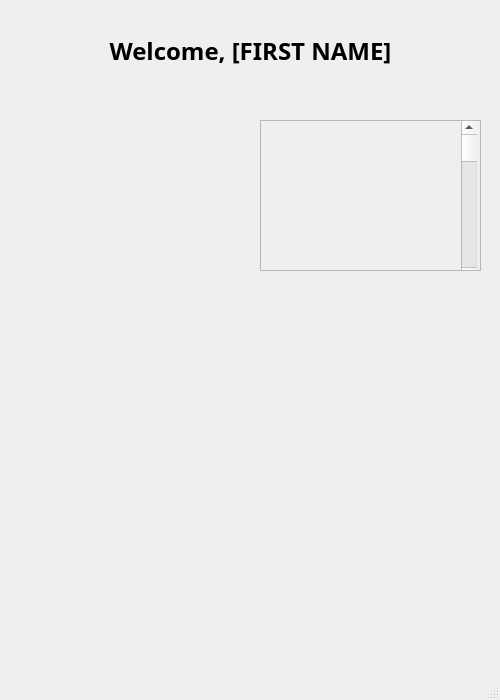
<?xml version="1.0" encoding="UTF-8"?>
<ui version="4.0">
 <class>MainWindow</class>
 <widget class="QMainWindow" name="MainWindow">
  <property name="geometry">
   <rect>
    <x>0</x>
    <y>0</y>
    <width>500</width>
    <height>700</height>
   </rect>
  </property>
  <property name="minimumSize">
   <size>
    <width>500</width>
    <height>700</height>
   </size>
  </property>
  <property name="maximumSize">
   <size>
    <width>500</width>
    <height>700</height>
   </size>
  </property>
  <property name="windowTitle">
   <string>ATM</string>
  </property>
  <widget class="QWidget" name="centralwidget">
   <widget class="QStackedWidget" name="stackedWidget">
    <property name="geometry">
     <rect>
      <x>0</x>
      <y>0</y>
      <width>500</width>
      <height>700</height>
     </rect>
    </property>
    <property name="minimumSize">
     <size>
      <width>500</width>
      <height>700</height>
     </size>
    </property>
    <property name="maximumSize">
     <size>
      <width>500</width>
      <height>700</height>
     </size>
    </property>
    <property name="currentIndex">
     <number>2</number>
    </property>
    <widget class="QWidget" name="screen_login">
     <widget class="QLabel" name="label_ATM">
      <property name="geometry">
       <rect>
        <x>180</x>
        <y>30</y>
        <width>131</width>
        <height>71</height>
       </rect>
      </property>
      <property name="font">
       <font>
        <family>Bahnschrift SemiLight</family>
        <pointsize>30</pointsize>
        <weight>75</weight>
        <bold>true</bold>
       </font>
      </property>
      <property name="text">
       <string>ATM</string>
      </property>
      <property name="alignment">
       <set>Qt::AlignCenter</set>
      </property>
     </widget>
     <widget class="QLabel" name="label_first_name">
      <property name="geometry">
       <rect>
        <x>70</x>
        <y>180</y>
        <width>81</width>
        <height>21</height>
       </rect>
      </property>
      <property name="font">
       <font>
        <family>Bahnschrift SemiLight</family>
        <pointsize>11</pointsize>
        <weight>50</weight>
        <bold>false</bold>
       </font>
      </property>
      <property name="text">
       <string>First Name</string>
      </property>
      <property name="alignment">
       <set>Qt::AlignCenter</set>
      </property>
     </widget>
     <widget class="QLabel" name="label_login_instructions">
      <property name="geometry">
       <rect>
        <x>70</x>
        <y>90</y>
        <width>351</width>
        <height>21</height>
       </rect>
      </property>
      <property name="font">
       <font>
        <family>Bahnschrift SemiLight</family>
        <pointsize>9</pointsize>
        <weight>50</weight>
        <italic>true</italic>
        <bold>false</bold>
       </font>
      </property>
      <property name="text">
       <string>Please enter your account details to log in.</string>
      </property>
      <property name="alignment">
       <set>Qt::AlignCenter</set>
      </property>
     </widget>
     <widget class="QLineEdit" name="input_first_name">
      <property name="geometry">
       <rect>
        <x>70</x>
        <y>210</y>
        <width>361</width>
        <height>31</height>
       </rect>
      </property>
     </widget>
     <widget class="QLineEdit" name="input_last_name">
      <property name="geometry">
       <rect>
        <x>70</x>
        <y>290</y>
        <width>361</width>
        <height>31</height>
       </rect>
      </property>
     </widget>
     <widget class="QLabel" name="label_last_name">
      <property name="geometry">
       <rect>
        <x>70</x>
        <y>260</y>
        <width>81</width>
        <height>21</height>
       </rect>
      </property>
      <property name="font">
       <font>
        <family>Bahnschrift SemiLight</family>
        <pointsize>11</pointsize>
        <weight>50</weight>
        <bold>false</bold>
       </font>
      </property>
      <property name="text">
       <string>Last Name</string>
      </property>
      <property name="alignment">
       <set>Qt::AlignCenter</set>
      </property>
     </widget>
     <widget class="QLineEdit" name="input_password">
      <property name="geometry">
       <rect>
        <x>70</x>
        <y>370</y>
        <width>361</width>
        <height>31</height>
       </rect>
      </property>
     </widget>
     <widget class="QLabel" name="label_password">
      <property name="geometry">
       <rect>
        <x>60</x>
        <y>340</y>
        <width>91</width>
        <height>21</height>
       </rect>
      </property>
      <property name="font">
       <font>
        <family>Bahnschrift SemiLight</family>
        <pointsize>11</pointsize>
        <weight>50</weight>
        <bold>false</bold>
       </font>
      </property>
      <property name="text">
       <string>Password</string>
      </property>
      <property name="alignment">
       <set>Qt::AlignCenter</set>
      </property>
     </widget>
     <widget class="QPushButton" name="button_login">
      <property name="geometry">
       <rect>
        <x>70</x>
        <y>430</y>
        <width>361</width>
        <height>41</height>
       </rect>
      </property>
      <property name="font">
       <font>
        <family>Bahnschrift SemiLight</family>
        <pointsize>12</pointsize>
       </font>
      </property>
      <property name="text">
       <string>LOGIN</string>
      </property>
     </widget>
     <widget class="QLabel" name="label_signup_instructions">
      <property name="geometry">
       <rect>
        <x>30</x>
        <y>580</y>
        <width>241</width>
        <height>31</height>
       </rect>
      </property>
      <property name="font">
       <font>
        <family>Bahnschrift SemiLight</family>
        <pointsize>9</pointsize>
        <weight>50</weight>
        <italic>true</italic>
        <bold>false</bold>
       </font>
      </property>
      <property name="text">
       <string>Don't have an account? Create one!</string>
      </property>
      <property name="alignment">
       <set>Qt::AlignCenter</set>
      </property>
     </widget>
     <widget class="QPushButton" name="button_create_account">
      <property name="geometry">
       <rect>
        <x>270</x>
        <y>580</y>
        <width>181</width>
        <height>31</height>
       </rect>
      </property>
      <property name="font">
       <font>
        <family>Bahnschrift SemiLight</family>
        <pointsize>12</pointsize>
       </font>
      </property>
      <property name="text">
       <string>CREATE ACCOUNT</string>
      </property>
     </widget>
    </widget>
    <widget class="QWidget" name="screen_create_account">
     <widget class="QLabel" name="label_create_account">
      <property name="geometry">
       <rect>
        <x>60</x>
        <y>30</y>
        <width>371</width>
        <height>71</height>
       </rect>
      </property>
      <property name="font">
       <font>
        <family>Bahnschrift SemiLight</family>
        <pointsize>28</pointsize>
        <weight>75</weight>
        <bold>true</bold>
       </font>
      </property>
      <property name="text">
       <string>CREATE ACCOUNT</string>
      </property>
      <property name="alignment">
       <set>Qt::AlignCenter</set>
      </property>
     </widget>
     <widget class="QLineEdit" name="input_last_name_2">
      <property name="geometry">
       <rect>
        <x>70</x>
        <y>290</y>
        <width>361</width>
        <height>31</height>
       </rect>
      </property>
     </widget>
     <widget class="QLineEdit" name="input_password_2">
      <property name="geometry">
       <rect>
        <x>70</x>
        <y>370</y>
        <width>361</width>
        <height>31</height>
       </rect>
      </property>
     </widget>
     <widget class="QPushButton" name="button_confirm">
      <property name="geometry">
       <rect>
        <x>260</x>
        <y>430</y>
        <width>171</width>
        <height>41</height>
       </rect>
      </property>
      <property name="font">
       <font>
        <family>Bahnschrift SemiLight</family>
        <pointsize>12</pointsize>
       </font>
      </property>
      <property name="text">
       <string>CONFIRM</string>
      </property>
     </widget>
     <widget class="QLineEdit" name="input_first_name_2">
      <property name="geometry">
       <rect>
        <x>70</x>
        <y>210</y>
        <width>361</width>
        <height>31</height>
       </rect>
      </property>
     </widget>
     <widget class="QLabel" name="label_last_name_2">
      <property name="geometry">
       <rect>
        <x>70</x>
        <y>260</y>
        <width>81</width>
        <height>21</height>
       </rect>
      </property>
      <property name="font">
       <font>
        <family>Bahnschrift SemiLight</family>
        <pointsize>11</pointsize>
        <weight>50</weight>
        <bold>false</bold>
       </font>
      </property>
      <property name="text">
       <string>Last Name</string>
      </property>
      <property name="alignment">
       <set>Qt::AlignCenter</set>
      </property>
     </widget>
     <widget class="QLabel" name="label_password_2">
      <property name="geometry">
       <rect>
        <x>60</x>
        <y>340</y>
        <width>91</width>
        <height>21</height>
       </rect>
      </property>
      <property name="font">
       <font>
        <family>Bahnschrift SemiLight</family>
        <pointsize>11</pointsize>
        <weight>50</weight>
        <bold>false</bold>
       </font>
      </property>
      <property name="text">
       <string>Password</string>
      </property>
      <property name="alignment">
       <set>Qt::AlignCenter</set>
      </property>
     </widget>
     <widget class="QLabel" name="label_first_name_2">
      <property name="geometry">
       <rect>
        <x>70</x>
        <y>180</y>
        <width>81</width>
        <height>21</height>
       </rect>
      </property>
      <property name="font">
       <font>
        <family>Bahnschrift SemiLight</family>
        <pointsize>11</pointsize>
        <weight>50</weight>
        <bold>false</bold>
       </font>
      </property>
      <property name="text">
       <string>First Name</string>
      </property>
      <property name="alignment">
       <set>Qt::AlignCenter</set>
      </property>
     </widget>
     <widget class="QLabel" name="label_create_account_instructions">
      <property name="geometry">
       <rect>
        <x>70</x>
        <y>90</y>
        <width>351</width>
        <height>21</height>
       </rect>
      </property>
      <property name="font">
       <font>
        <family>Bahnschrift SemiLight</family>
        <pointsize>9</pointsize>
        <weight>50</weight>
        <italic>true</italic>
        <bold>false</bold>
       </font>
      </property>
      <property name="text">
       <string>Please enter account details to sign up.</string>
      </property>
      <property name="alignment">
       <set>Qt::AlignCenter</set>
      </property>
     </widget>
     <widget class="QPushButton" name="button_back">
      <property name="geometry">
       <rect>
        <x>70</x>
        <y>430</y>
        <width>171</width>
        <height>41</height>
       </rect>
      </property>
      <property name="font">
       <font>
        <family>Bahnschrift SemiLight</family>
        <pointsize>12</pointsize>
       </font>
      </property>
      <property name="text">
       <string>BACK</string>
      </property>
     </widget>
     <widget class="QLabel" name="label_confirm_output">
      <property name="geometry">
       <rect>
        <x>90</x>
        <y>520</y>
        <width>321</width>
        <height>71</height>
       </rect>
      </property>
      <property name="font">
       <font>
        <family>Bahnschrift SemiLight</family>
        <pointsize>9</pointsize>
        <weight>75</weight>
        <italic>false</italic>
        <bold>true</bold>
       </font>
      </property>
      <property name="text">
       <string>Thank you for signing up! Please go back to the main menu to log in.</string>
      </property>
      <property name="textFormat">
       <enum>Qt::AutoText</enum>
      </property>
      <property name="alignment">
       <set>Qt::AlignCenter</set>
      </property>
      <property name="wordWrap">
       <bool>true</bool>
      </property>
     </widget>
    </widget>
    <widget class="QWidget" name="screen_ATM">
     <widget class="QLabel" name="label_welcome">
      <property name="geometry">
       <rect>
        <x>20</x>
        <y>30</y>
        <width>461</width>
        <height>41</height>
       </rect>
      </property>
      <property name="font">
       <font>
        <family>Bahnschrift SemiLight</family>
        <pointsize>18</pointsize>
        <weight>75</weight>
        <bold>true</bold>
       </font>
      </property>
      <property name="text">
       <string>Welcome, [FIRST NAME]</string>
      </property>
      <property name="alignment">
       <set>Qt::AlignCenter</set>
      </property>
     </widget>
     <widget class="QScrollArea" name="scroll_history">
      <property name="geometry">
       <rect>
        <x>260</x>
        <y>120</y>
        <width>221</width>
        <height>151</height>
       </rect>
      </property>
      <property name="font">
       <font>
        <pointsize>8</pointsize>
       </font>
      </property>
      <property name="lineWidth">
       <number>1</number>
      </property>
      <property name="midLineWidth">
       <number>0</number>
      </property>
      <property name="widgetResizable">
       <bool>true</bool>
      </property>
      <widget class="QWidget" name="scrollAreaWidgetContents">
       <property name="geometry">
        <rect>
         <x>0</x>
         <y>0</y>
         <width>219</width>
         <height>149</height>
        </rect>
       </property>
       <widget class="QScrollBar" name="scroll_bar">
        <property name="geometry">
         <rect>
          <x>200</x>
          <y>0</y>
          <width>16</width>
          <height>160</height>
         </rect>
        </property>
        <property name="orientation">
         <enum>Qt::Vertical</enum>
        </property>
       </widget>
      </widget>
     </widget>
    </widget>
   </widget>
  </widget>
  <widget class="QMenuBar" name="menubar">
   <property name="geometry">
    <rect>
     <x>0</x>
     <y>0</y>
     <width>500</width>
     <height>21</height>
    </rect>
   </property>
  </widget>
  <widget class="QStatusBar" name="statusbar"/>
 </widget>
 <resources/>
 <connections/>
</ui>
